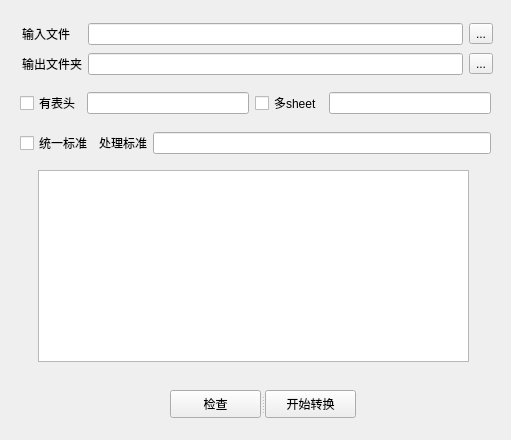
<?xml version="1.0" encoding="UTF-8"?>
<ui version="4.0">
 <class>Excel</class>
 <widget class="QWidget" name="Excel">
  <property name="geometry">
   <rect>
    <x>0</x>
    <y>0</y>
    <width>511</width>
    <height>440</height>
   </rect>
  </property>
  <property name="windowTitle">
   <string>Form</string>
  </property>
  <widget class="QTextBrowser" name="info">
   <property name="geometry">
    <rect>
     <x>38</x>
     <y>170</y>
     <width>431</width>
     <height>192</height>
    </rect>
   </property>
  </widget>
  <widget class="QSplitter" name="splitter">
   <property name="geometry">
    <rect>
     <x>170</x>
     <y>390</y>
     <width>186</width>
     <height>28</height>
    </rect>
   </property>
   <property name="orientation">
    <enum>Qt::Horizontal</enum>
   </property>
   <widget class="QPushButton" name="checkFile">
    <property name="text">
     <string>检查</string>
    </property>
   </widget>
   <widget class="QPushButton" name="convert">
    <property name="text">
     <string>开始转换</string>
    </property>
   </widget>
  </widget>
  <widget class="QWidget" name="layoutWidget">
   <property name="geometry">
    <rect>
     <x>22</x>
     <y>21</y>
     <width>471</width>
     <height>57</height>
    </rect>
   </property>
   <layout class="QGridLayout" name="gridLayout">
    <item row="0" column="0">
     <widget class="QLabel" name="inputLabel">
      <property name="text">
       <string>输入文件</string>
      </property>
     </widget>
    </item>
    <item row="0" column="1">
     <widget class="QLineEdit" name="inputLineEdit"/>
    </item>
    <item row="0" column="2">
     <widget class="QToolButton" name="inputSelect">
      <property name="text">
       <string>...</string>
      </property>
     </widget>
    </item>
    <item row="1" column="0">
     <widget class="QLabel" name="outputLabel">
      <property name="text">
       <string>输出文件夹</string>
      </property>
     </widget>
    </item>
    <item row="1" column="1">
     <widget class="QLineEdit" name="outputLineEdit"/>
    </item>
    <item row="1" column="2">
     <widget class="QToolButton" name="outputSelect">
      <property name="text">
       <string>...</string>
      </property>
     </widget>
    </item>
   </layout>
  </widget>
  <widget class="QWidget" name="layoutWidget">
   <property name="geometry">
    <rect>
     <x>20</x>
     <y>130</y>
     <width>471</width>
     <height>26</height>
    </rect>
   </property>
   <layout class="QGridLayout" name="gridLayout_2">
    <item row="0" column="0">
     <widget class="QCheckBox" name="sameStandard">
      <property name="text">
       <string>统一标准</string>
      </property>
     </widget>
    </item>
    <item row="0" column="1">
     <widget class="QLabel" name="processStandardLabel">
      <property name="text">
       <string>处理标准</string>
      </property>
     </widget>
    </item>
    <item row="0" column="2">
     <widget class="QLineEdit" name="processStandard"/>
    </item>
   </layout>
  </widget>
  <widget class="QWidget" name="">
   <property name="geometry">
    <rect>
     <x>20</x>
     <y>90</y>
     <width>471</width>
     <height>26</height>
    </rect>
   </property>
   <layout class="QGridLayout" name="gridLayout_3">
    <item row="0" column="0">
     <widget class="QCheckBox" name="header">
      <property name="text">
       <string>有表头</string>
      </property>
     </widget>
    </item>
    <item row="0" column="2">
     <widget class="QCheckBox" name="sheet">
      <property name="text">
       <string>多sheet</string>
      </property>
     </widget>
    </item>
    <item row="0" column="3">
     <widget class="QLineEdit" name="processNumberInput"/>
    </item>
    <item row="0" column="1">
     <widget class="QLineEdit" name="headerNum"/>
    </item>
   </layout>
  </widget>
 </widget>
 <resources/>
 <connections/>
</ui>
